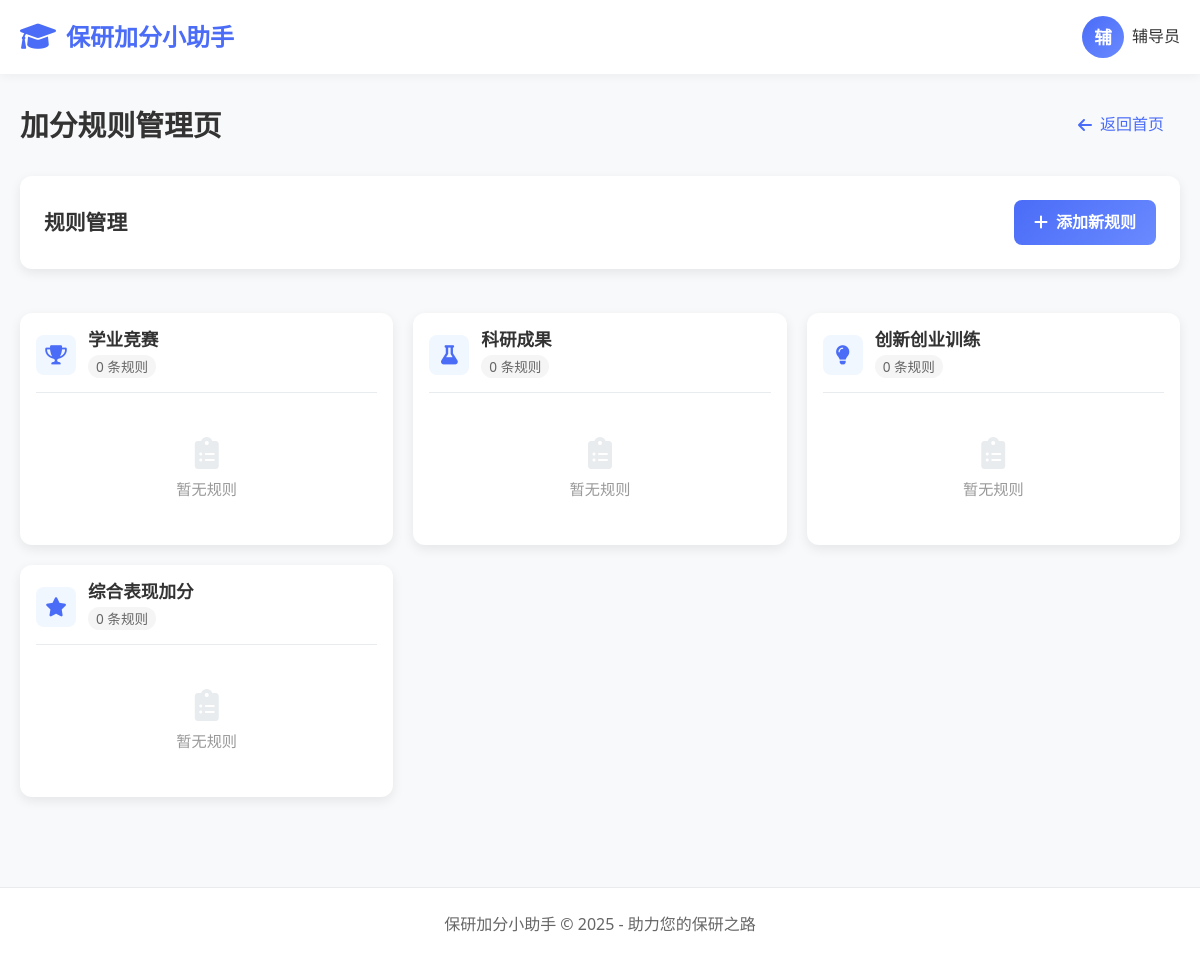
Page /counselor/rules/ (signed in) on the earlier database version.
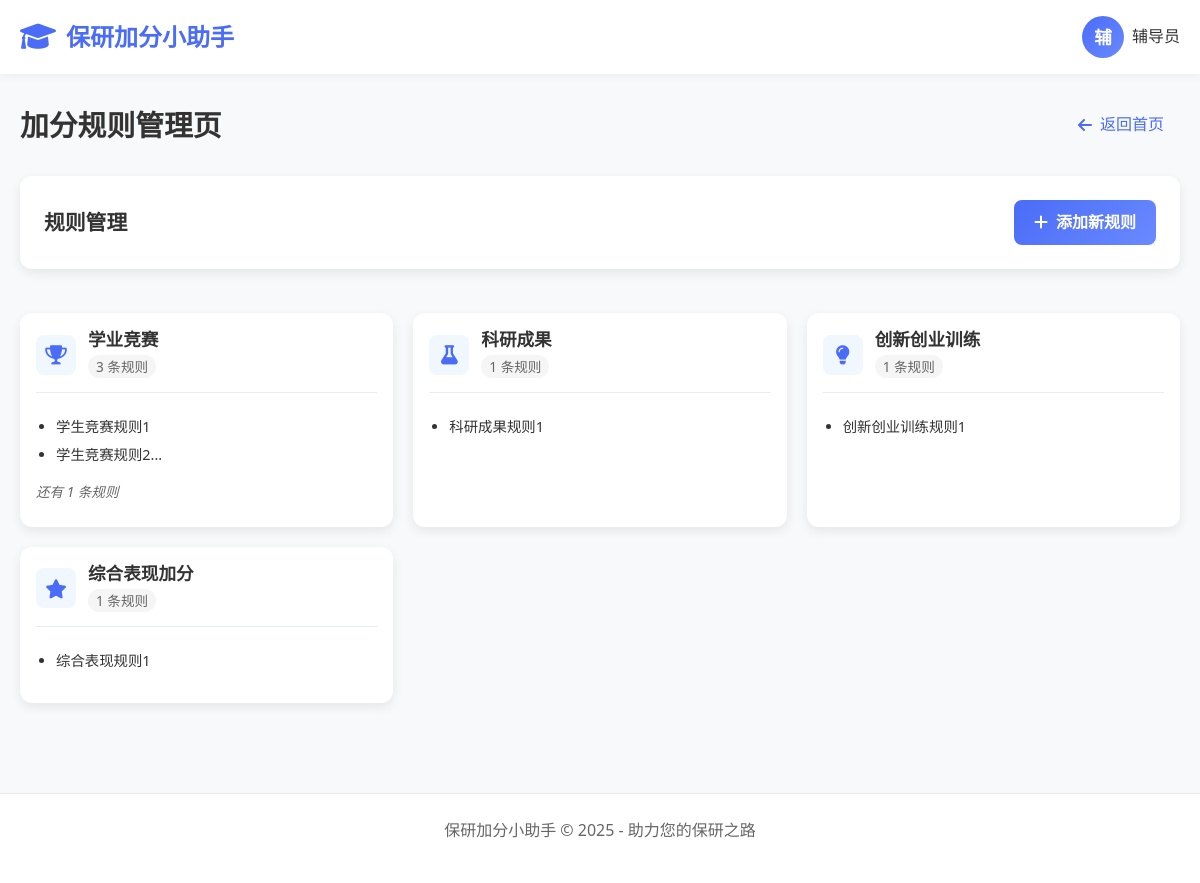
Same page on the later database version.
### apps/students/models.py (models this page shows, shortened)
class Rule(models.Model):
    RULE_TYPE_CHOICES = [
        ('student-competition', '学业竞赛'),
        ('research-achievement', '科研成果'),
        ('innovation-entrepreneurship', '创新创业训练'),
        ('comprehensive-performance', '综合表现加分'),
    ]
    item_name = models.CharField(max_length=200, verbose_name="加分项目名称", null=True, blank=True)
    description = models.TextField(verbose_name="加分标准说明")
    score = models.DecimalField(max_digits=5, decimal_places=1, verbose_name="加分分值", null=True, blank=True)
    remark = models.TextField(blank=True, null=True, verbose_name="备注信息")
    rule_type = models.CharField(max_length=50, choices=RULE_TYPE_CHOICES, verbose_name="规则分类")
    created_at = models.DateTimeField(auto_now_add=True, verbose_name="创建时间")
    updated_at = models.DateTimeField(auto_now=True, verbose_name="更新时间")
    class Meta:
        verbose_name = "加分规则"
        verbose_name_plural = "加分规则"

### apps/counselors/views.py (the view)
# urls.py: path('rules/', views.counselor_rules, name='counselor_rules'),
@login_required
def counselor_rules(request):
    if not hasattr(request.user, 'counselor_profile'):
        return redirect('login')
    rules = Rule.objects.all()
    context = {
        'student_competition_rules': rules.filter(rule_type='student-competition'),
        'research_achievement_rules': rules.filter(rule_type='research-achievement'),
        'innovation_entrepreneurship_rules': rules.filter(rule_type='innovation-entrepreneurship'),
        'comprehensive_performance_rules': rules.filter(rule_type='comprehensive-performance'),
    }
    return render(request, 'counselors/rules.html', context)

### templates/counselors/rules.html (shortened to what the changed rows need)
{% extends 'counselors/base.html' %}
{% load static %}
{% block extra_css %}
    <link href="{% static 'CSS/counselor/rules.css' %}" rel="stylesheet">
{% endblock %}
{% block content %}
    <div class="page-header">
        <h1 class="page-title">加分规则管理页</h1>
    </div>
    <div class="add-rule-section">
        <h2 class="section-title">规则管理</h2>
    </div>
    <div class="rules-grid">
        <a href="{% url 'rule_detail' 'student-competition' %}" class="rule-card-link">
            <div class="rule-category-card">
                <div class="category-header">
                    <div class="category-info">
                        <h3 class="category-title">学业竞赛</h3>
                        <span class="rule-count">{{ student_competition_rules.count }} 条规则</span>
                    </div>
                </div>
                <div class="category-preview">
                    {% if student_competition_rules %}
                        <ul class="preview-list">
                            {% for rule in student_competition_rules|slice:":2" %}
                                <li>{{ rule.description|truncatechars:30 }}{% if forloop.counter == 2 and student_competition_rules.count > 2 %}...{% endif %}</li>
                            {% endfor %}
                        </ul>
                        {% if student_competition_rules.count > 2 %}
                            <div class="more-indicator">
                                还有 {{ student_competition_rules.count|add:"-2" }} 条规则
                            </div>
                        {% endif %}
                    {% else %}
                        <div class="empty-state">
                            <i class="fas fa-clipboard-list empty-icon"></i>
                            <div class="empty-text">暂无规则</div>
                        </div>
                    {% endif %}
                </div>
            </div>
        </a>
        <a href="{% url 'rule_detail' 'research-achievement' %}" class="rule-card-link">
            <div class="rule-category-card">
                <div class="category-header">
                    <div class="category-info">
                        <h3 class="category-title">科研成果</h3>
                        <span class="rule-count">{{ research_achievement_rules.count }} 条规则</span>
                    </div>
                </div>
                <div class="category-preview">
                    {% if research_achievement_rules %}
                        <ul class="preview-list">
                            {% for rule in research_achievement_rules|slice:":2" %}
                                <li>{{ rule.description|truncatechars:30 }}{% if forloop.counter == 2 and research_achievement_rules.count > 2 %}...{% endif %}</li>
                            {% endfor %}
                        </ul>
                    {% else %}
                        <div class="empty-state">
                            <i class="fas fa-clipboard-list empty-icon"></i>
                            <div class="empty-text">暂无规则</div>
                        </div>
                    {% endif %}
                </div>
            </div>
        </a>
        <a href="{% url 'rule_detail' 'innovation-entrepreneurship' %}" class="rule-card-link">
            <div class="rule-category-card">
                <div class="category-header">
                    <div class="category-info">
                        <h3 class="category-title">创新创业训练</h3>
                        <span class="rule-count">{{ innovation_entrepreneurship_rules.count }} 条规则</span>
                    </div>
                </div>
                <div class="category-preview">
                    {% if innovation_entrepreneurship_rules %}
                        <ul class="preview-list">
                            {% for rule in innovation_entrepreneurship_rules|slice:":2" %}
                                <li>{{ rule.description|truncatechars:30 }}{% if forloop.counter == 2 and innovation_entrepreneurship_rules.count > 2 %}...{% endif %}</li>
                            {% endfor %}
                        </ul>
                    {% else %}
                        <div class="empty-state">
                            <i class="fas fa-clipboard-list empty-icon"></i>
                            <div class="empty-text">暂无规则</div>
                        </div>
                    {% endif %}
                </div>
            </div>
        </a>
        <a href="{% url 'rule_detail' 'comprehensive-performance' %}" class="rule-card-link">
            <div class="rule-category-card">
                <div class="category-header">
                    <div class="category-info">
                        <h3 class="category-title">综合表现加分</h3>
                        <span class="rule-count">{{ comprehensive_performance_rules.count }} 条规则</span>
                    </div>
                </div>
                <div class="category-preview">
                    {% if comprehensive_performance_rules %}
                        <ul class="preview-list">
                            {% for rule in comprehensive_performance_rules|slice:":2" %}
                                <li>{{ rule.description|truncatechars:30 }}{% if forloop.counter == 2 and comprehensive_performance_rules.count > 2 %}...{% endif %}</li>
                            {% endfor %}
                        </ul>
                    {% else %}
                        <div class="empty-state">
                            <i class="fas fa-clipboard-list empty-icon"></i>
                            <div class="empty-text">暂无规则</div>
                        </div>
                    {% endif %}
                </div>
            </div>
        </a>
    </div>
{% endblock %}

Differences in the rows shown:
added Rule: description "学生竞赛规则1", shown under "学业竞赛"
added Rule: description "学生竞赛规则2", shown under "学业竞赛"
added Rule: description "科研成果规则1", shown under "科研成果"
added Rule: description "创新创业训练规则1", shown under "创新创业训练"
added Rule: description "综合表现规则1", shown under "综合表现加分"
Other differences:
{{ student_competition_rules.count }}: "0" → "3"
{{ student_competition_rules.count|add:"-2" }}: (not shown) → "1"
{{ research_achievement_rules.count }}: "0" → "1"
{{ innovation_entrepreneurship_rules.count }}: "0" → "1"
{{ comprehensive_performance_rules.count }}: "0" → "1"
text no longer shown: "暂无规则 暂无规则 暂无规则 暂无规则"
text now shown: "还有 条规则"
